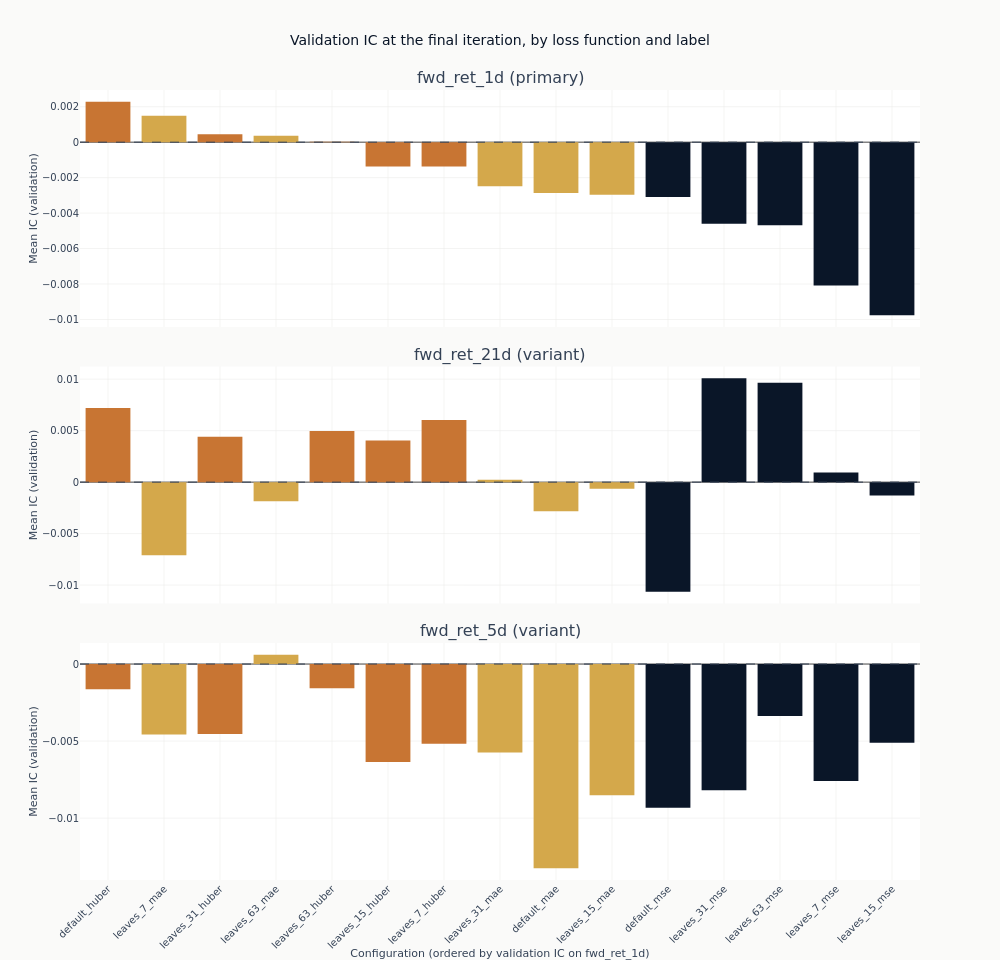

The cell this chart's notebook holds for it:
### Markdown cell above
### Comparing every configuration at the same training length

The curves are coloured by objective because that is the axis with a mechanism behind it. If
heavy tails are steering the squared-error fits, the three colours should separate, and they
should separate more as trees are added, since each additional tree is fitted to the residuals
the previous ones left.

The chart below drops the checkpoint dimension by taking each configuration's final state, so
every configuration is compared at the same amount of training. That is the comparison that does
not require choosing anything after the fact.

### Code cell
final = (
    catalog.filter(pl.col("checkpoint_value") == pl.col("checkpoint_value").max().over("label"))
    .filter("full_coverage")
    .with_columns(objective=pl.col("config_name").map_elements(objective_of, return_dtype=pl.Utf8))
    .sort(["label", "ic_mean"], descending=[False, True])
)
final_iteration = int(final.get_column("checkpoint_value").max())
config_order = (
    final.filter(pl.col("label") == order_label)
    .sort("ic_mean", descending=True)
    .get_column("config_name")
    .to_list()
)

fig_obj = make_subplots(
    rows=len(panel_labels),
    cols=1,
    shared_xaxes=True,
    vertical_spacing=0.05,
    subplot_titles=[
        f"{label} ({'primary' if label == primary else 'variant'})" for label in panel_labels
    ],
)
for row, label in enumerate(panel_labels, start=1):
    panel = final.filter(pl.col("label") == label)
    fig_obj.add_trace(
        go.Bar(
            x=panel.get_column("config_name").to_list(),
            y=panel.get_column("ic_mean").to_list(),
            marker_color=[objectives[value] for value in panel.get_column("objective")],
        ),
        row=row,
        col=1,
    )
    fig_obj.add_hline(
        y=0, line_width=1, line_dash="dash", line_color=COLORS["neutral"], row=row, col=1
    )
    fig_obj.update_yaxes(title_text="Mean IC (validation)", row=row, col=1)
fig_obj.update_xaxes(
    categoryorder="array",
    categoryarray=config_order,
    tickangle=-45,
    title_text=f"Configuration (ordered by validation IC on {order_label})",
    row=len(panel_labels),
    col=1,
)
fig_obj.update_layout(
    title="Validation IC at the final iteration, by loss function and label",
    height=320 * len(panel_labels),
    width=1000,
    showlegend=False,
    margin=dict(t=90),
)
show_plotly_with_alt(
    fig_obj,
    "Stacked bar charts of mean validation information coefficient at the final boosting "
    "iteration, one panel per label, coloured by loss function: blue for squared error, amber for "
    "absolute error, copper for Huber. The configurations are in the same order in each panel, "
    f"that order being their ranking on {order_label}, and each panel carries a dashed zero "
    "line. In the one-day panel two amber absolute-error bars clear the line and the other "
    "thirteen hang below it, with the blue squared-error bars longest and grouped at the right of "
    "the order. The 21-day panel puts five bars above the line, three copper Huber, one amber and "
    "one blue. The five-day panel puts two amber bars barely above it and everything else below, "
    "with one squared-error bar far longer than any other in the figure.",
)

### Figure 1 — Plotly figure (JSON) as saved in the notebook; plotly's stock layout.template omitted (floating-point values rounded to 4 significant figures)
{"data": [{"marker": {"color": ["#C87533", "#D4A84B", "#C87533", "#D4A84B", "#C87533", "#C87533", "#C87533", "#D4A84B", "#D4A84B", "#D4A84B", "#0a1628", "#0a1628", "#0a1628", "#0a1628", "#0a1628"]}, "type": "bar", "x": ["default_huber", "leaves_7_mae", "leaves_31_huber", "leaves_63_mae", "leaves_63_huber", "leaves_15_huber", "leaves_7_huber", "leaves_31_mae", "default_mae", "leaves_15_mae", "default_mse", "leaves_31_mse", "leaves_63_mse", "leaves_7_mse", "leaves_15_mse"], "xaxis": "x", "y": [0.002275, 0.001486, 0.0004491, 0.0003565, 2.365e-05, -0.001365, -0.001375, -0.002487, -0.002861, -0.002971, -0.003093, -0.004602, -0.004682, -0.008077, -0.009756], "yaxis": "y"}, {"marker": {"color": ["#0a1628", "#0a1628", "#C87533", "#C87533", "#C87533", "#C87533", "#C87533", "#0a1628", "#D4A84B", "#D4A84B", "#0a1628", "#D4A84B", "#D4A84B", "#D4A84B", "#0a1628"]}, "type": "bar", "x": ["leaves_31_mse", "leaves_63_mse", "default_huber", "leaves_7_huber", "leaves_63_huber", "leaves_31_huber", "leaves_15_huber", "leaves_7_mse", "leaves_31_mae", "leaves_15_mae", "leaves_15_mse", "leaves_63_mae", "default_mae", "leaves_7_mae", "default_mse"], "xaxis": "x2", "y": [0.01008, 0.009654, 0.007194, 0.006035, 0.004968, 0.0044, 0.004034, 0.0009261, 0.0002289, -0.0006465, -0.001308, -0.001858, -0.002825, -0.007103, -0.01064], "yaxis": "y2"}, {"marker": {"color": ["#D4A84B", "#C87533", "#C87533", "#0a1628", "#C87533", "#D4A84B", "#0a1628", "#C87533", "#D4A84B", "#C87533", "#0a1628", "#0a1628", "#D4A84B", "#0a1628", "#D4A84B"]}, "type": "bar", "x": ["leaves_63_mae", "leaves_63_huber", "default_huber", "leaves_63_mse", "leaves_31_huber", "leaves_7_mae", "leaves_15_mse", "leaves_7_huber", "leaves_31_mae", "leaves_15_huber", "leaves_7_mse", "leaves_31_mse", "leaves_15_mae", "default_mse", "default_mae"], "xaxis": "x3", "y": [0.0005964, -0.001575, -0.001639, -0.003375, -0.004544, -0.004574, -0.005112, -0.005179, -0.005749, -0.006365, -0.007595, -0.008195, -0.008514, -0.009331, -0.01325], "yaxis": "y3"}], "layout": {"annotations": [{"font": {"size": 16}, "showarrow": false, "text": "fwd_ret_1d (primary)", "x": 0.5, "xanchor": "center", "xref": "paper", "y": 1.0, "yanchor": "bottom", "yref": "paper"}, {"font": {"size": 16}, "showarrow": false, "text": "fwd_ret_21d (variant)", "x": 0.5, "xanchor": "center", "xref": "paper", "y": 0.65, "yanchor": "bottom", "yref": "paper"}, {"font": {"size": 16}, "showarrow": false, "text": "fwd_ret_5d (variant)", "x": 0.5, "xanchor": "center", "xref": "paper", "y": 0.3, "yanchor": "bottom", "yref": "paper"}], "height": 960, "margin": {"t": 90}, "shapes": [{"line": {"color": "#334155", "dash": "dash", "width": 1}, "type": "line", "x0": 0, "x1": 1, "xref": "x domain", "y0": 0, "y1": 0, "yref": "y"}, {"line": {"color": "#334155", "dash": "dash", "width": 1}, "type": "line", "x0": 0, "x1": 1, "xref": "x2 domain", "y0": 0, "y1": 0, "yref": "y2"}, {"line": {"color": "#334155", "dash": "dash", "width": 1}, "type": "line", "x0": 0, "x1": 1, "xref": "x3 domain", "y0": 0, "y1": 0, "yref": "y3"}], "showlegend": false, "title": {"text": "Validation IC at the final iteration, by loss function and label"}, "width": 1000, "xaxis": {"anchor": "y", "domain": [0.0, 1.0], "matches": "x3", "showticklabels": false}, "xaxis2": {"anchor": "y2", "domain": [0.0, 1.0], "matches": "x3", "showticklabels": false}, "xaxis3": {"anchor": "y3", "categoryarray": ["default_huber", "leaves_7_mae", "leaves_31_huber", "leaves_63_mae", "leaves_63_huber", "leaves_15_huber", "leaves_7_huber", "leaves_31_mae", "default_mae", "leaves_15_mae", "default_mse", "leaves_31_mse", "leaves_63_mse", "leaves_7_mse", "leaves_15_mse"], "categoryorder": "array", "domain": [0.0, 1.0], "tickangle": -45, "title": {"text": "Configuration (ordered by validation IC on fwd_ret_1d)"}}, "yaxis": {"anchor": "x", "domain": [0.7, 1.0], "title": {"text": "Mean IC (validation)"}}, "yaxis2": {"anchor": "x2", "domain": [0.35, 0.65], "title": {"text": "Mean IC (validation)"}}, "yaxis3": {"anchor": "x3", "domain": [0.0, 0.3], "title": {"text": "Mean IC (validation)"}}}}
